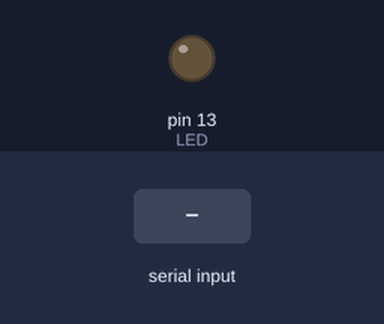
This sketch was run on a simulated Arduino Uno, built with avr-gcc and run on an emulated ATmega328P. Parts: output pins drawn as LEDs (lit = HIGH). Inputs (shaded band) come from the test bench. What the sketch prints to the serial monitor is not drawn.

Above: at 1.2 s.
1.3 s: "a" received over Serial
At 2.3 s:
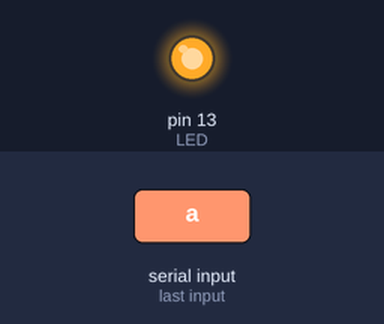
3.5 s: "b" received over Serial
At 5.0 s:
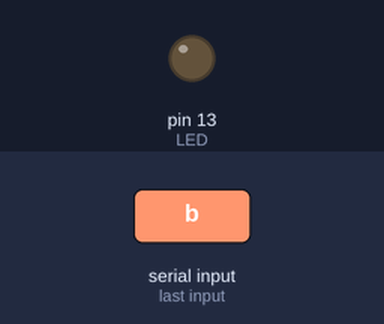
Timing chart, 0 to 6.5 s (numbered marks = the images above; inputs shaded):
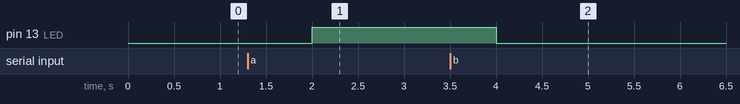

Measured:
- after the input at 1.3 s, pin 13 (LED): LOW → HIGH after 0.70 s
- after the input at 3.5 s, pin 13 (LED): HIGH → LOW after 0.50 s

The sketch:

0125.test__________LCD_____.ino
```cpp
char data;
int LED = 13;

void setup()
{
  Serial.begin(9600);
  pinMode(LED,OUTPUT);
}

void loop()
{
  if(Serial.available())
  {
    data = Serial.read();
  }
  if(data == 'a')
  {
    digitalWrite(LED, HIGH);
  }
  else if(data == 'b')
  {
    digitalWrite(LED, LOW);
  }

  Serial.write('c');
  delay(1000);
  Serial.write('d');
  delay(1000);

}
```
